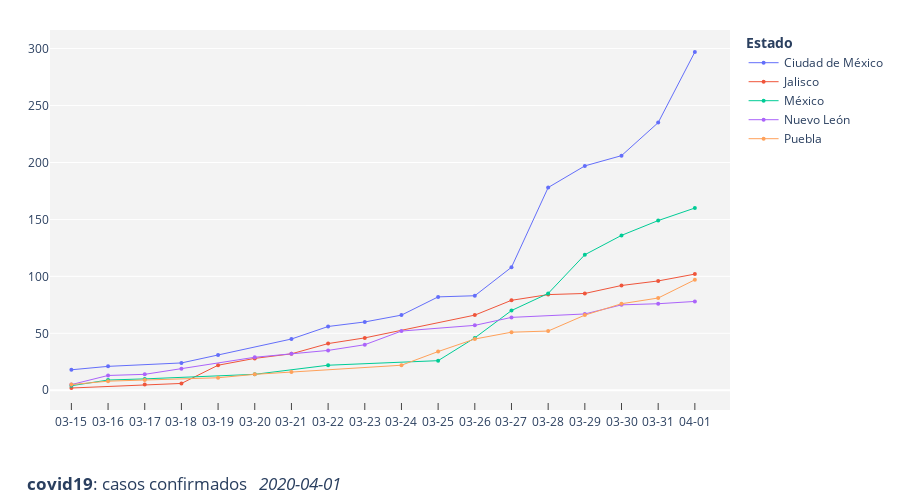

The code cell stored with this chart in its notebook:
### Code cell
fig = px.scatter(plottop, x="fecha_caso_nuevo", y="count", color="estado", hover_data=['count'])
for i in range(0,len(fig.data)):
    fig.data[i].update(mode='markers+lines',
                       marker=dict(size=4),
                       line=dict(width=1))

fig.update_layout(title={'text': '<b>covid19</b>: casos confirmados   <i>{}</i>'.format(recent_day),
                         'x': 0.03,
                         'y': 0.02},
                  width=900,
                  height=500,
                  margin={"r":30,"t":30,"l":50,"b":90},
                  autosize=False,
                  plot_bgcolor='rgb(243, 243, 243)',
                  xaxis=dict(showline=True,
                             showgrid=False,
                             linewidth=2,
                             type='date',
                             range=[datetime.datetime(2020,3,15-1,10),
                                    date.replace(hour=23)],
                             dtick='2000-01-01',
                             tickformat='%m-%d',
                             ticks='inside',
                             ticklen=7,
                             title=None),
                  yaxis=dict(autorange=True,
                             title=None),
                 legend_title='<b>Estado</b>'
                 )
fig.show()

### Figure 1 — Plotly figure (JSON) as saved in the notebook; plotly's stock layout.template omitted (floating-point values rounded to 4 significant figures)
{"data": [{"customdata": [[18], [21], [24], [31], [45], [56], [60], [66], [82], [83], [108], [178], [197], [206], [235], [297]], "hoverlabel": {"namelength": 0}, "hovertemplate": "estado=Ciudad de México<br>fecha_caso_nuevo=%{x}<br>count=%{customdata[0]}", "legendgroup": "Ciudad de México", "line": {"width": 1}, "marker": {"color": "#636efa", "size": 4, "symbol": "circle"}, "mode": "markers+lines", "name": "Ciudad de México", "showlegend": true, "type": "scatter", "x": ["2020-03-15T00:00:00", "2020-03-16T00:00:00", "2020-03-18T00:00:00", "2020-03-19T00:00:00", "2020-03-21T00:00:00", "2020-03-22T00:00:00", "2020-03-23T00:00:00", "2020-03-24T00:00:00", "2020-03-25T00:00:00", "2020-03-26T00:00:00", "2020-03-27T00:00:00", "2020-03-28T00:00:00", "2020-03-29T00:00:00", "2020-03-30T00:00:00", "2020-03-31T00:00:00", "2020-04-01T00:00:00"], "xaxis": "x", "y": [18, 21, 24, 31, 45, 56, 60, 66, 82, 83, 108, 178, 197, 206, 235, 297], "yaxis": "y"}, {"customdata": [[2], [5], [6], [22], [28], [32], [41], [46], [66], [79], [84], [85], [92], [96], [102]], "hoverlabel": {"namelength": 0}, "hovertemplate": "estado=Jalisco<br>fecha_caso_nuevo=%{x}<br>count=%{customdata[0]}", "legendgroup": "Jalisco", "line": {"width": 1}, "marker": {"color": "#EF553B", "size": 4, "symbol": "circle"}, "mode": "markers+lines", "name": "Jalisco", "showlegend": true, "type": "scatter", "x": ["2020-03-15T00:00:00", "2020-03-17T00:00:00", "2020-03-18T00:00:00", "2020-03-19T00:00:00", "2020-03-20T00:00:00", "2020-03-21T00:00:00", "2020-03-22T00:00:00", "2020-03-23T00:00:00", "2020-03-26T00:00:00", "2020-03-27T00:00:00", "2020-03-28T00:00:00", "2020-03-29T00:00:00", "2020-03-30T00:00:00", "2020-03-31T00:00:00", "2020-04-01T00:00:00"], "xaxis": "x", "y": [2, 5, 6, 22, 28, 32, 41, 46, 66, 79, 84, 85, 92, 96, 102], "yaxis": "y"}, {"customdata": [[4], [9], [10], [14], [22], [26], [46], [70], [85], [119], [136], [149], [160]], "hoverlabel": {"namelength": 0}, "hovertemplate": "estado=México<br>fecha_caso_nuevo=%{x}<br>count=%{customdata[0]}", "legendgroup": "México", "line": {"width": 1}, "marker": {"color": "#00cc96", "size": 4, "symbol": "circle"}, "mode": "markers+lines", "name": "México", "showlegend": true, "type": "scatter", "x": ["2020-03-15T00:00:00", "2020-03-16T00:00:00", "2020-03-17T00:00:00", "2020-03-20T00:00:00", "2020-03-22T00:00:00", "2020-03-25T00:00:00", "2020-03-26T00:00:00", "2020-03-27T00:00:00", "2020-03-28T00:00:00", "2020-03-29T00:00:00", "2020-03-30T00:00:00", "2020-03-31T00:00:00", "2020-04-01T00:00:00"], "xaxis": "x", "y": [4, 9, 10, 14, 22, 26, 46, 70, 85, 119, 136, 149, 160], "yaxis": "y"}, {"customdata": [[5], [13], [14], [19], [29], [32], [35], [40], [52], [57], [64], [67], [75], [76], [78]], "hoverlabel": {"namelength": 0}, "hovertemplate": "estado=Nuevo León<br>fecha_caso_nuevo=%{x}<br>count=%{customdata[0]}", "legendgroup": "Nuevo León", "line": {"width": 1}, "marker": {"color": "#ab63fa", "size": 4, "symbol": "circle"}, "mode": "markers+lines", "name": "Nuevo León", "showlegend": true, "type": "scatter", "x": ["2020-03-15T00:00:00", "2020-03-16T00:00:00", "2020-03-17T00:00:00", "2020-03-18T00:00:00", "2020-03-20T00:00:00", "2020-03-21T00:00:00", "2020-03-22T00:00:00", "2020-03-23T00:00:00", "2020-03-24T00:00:00", "2020-03-26T00:00:00", "2020-03-27T00:00:00", "2020-03-29T00:00:00", "2020-03-30T00:00:00", "2020-03-31T00:00:00", "2020-04-01T00:00:00"], "xaxis": "x", "y": [5, 13, 14, 19, 29, 32, 35, 40, 52, 57, 64, 67, 75, 76, 78], "yaxis": "y"}, {"customdata": [[5], [8], [9], [11], [14], [16], [22], [34], [45], [51], [52], [66], [76], [81], [97]], "hoverlabel": {"namelength": 0}, "hovertemplate": "estado=Puebla<br>fecha_caso_nuevo=%{x}<br>count=%{customdata[0]}", "legendgroup": "Puebla", "line": {"width": 1}, "marker": {"color": "#FFA15A", "size": 4, "symbol": "circle"}, "mode": "markers+lines", "name": "Puebla", "showlegend": true, "type": "scatter", "x": ["2020-03-15T00:00:00", "2020-03-16T00:00:00", "2020-03-17T00:00:00", "2020-03-19T00:00:00", "2020-03-20T00:00:00", "2020-03-21T00:00:00", "2020-03-24T00:00:00", "2020-03-25T00:00:00", "2020-03-26T00:00:00", "2020-03-27T00:00:00", "2020-03-28T00:00:00", "2020-03-29T00:00:00", "2020-03-30T00:00:00", "2020-03-31T00:00:00", "2020-04-01T00:00:00"], "xaxis": "x", "y": [5, 8, 9, 11, 14, 16, 22, 34, 45, 51, 52, 66, 76, 81, 97], "yaxis": "y"}], "layout": {"autosize": false, "height": 500, "legend": {"title": {"text": "<b>Estado</b>"}, "tracegroupgap": 0}, "margin": {"b": 90, "l": 50, "r": 30, "t": 30}, "plot_bgcolor": "rgb(243, 243, 243)", "title": {"text": "<b>covid19</b>: casos confirmados   <i>2020-04-01</i>", "x": 0.03, "y": 0.02}, "width": 900, "xaxis": {"anchor": "y", "domain": [0, 1], "dtick": "2000-01-01", "linewidth": 2, "range": ["2020-03-14T10:00:00", "2020-04-01T23:00:00"], "showgrid": false, "showline": true, "tickformat": "%m-%d", "ticklen": 7, "ticks": "inside", "title": {}, "type": "date"}, "yaxis": {"anchor": "x", "autorange": true, "domain": [0, 1], "range": [-17.32, 316.3], "title": {}, "type": "linear"}}}
